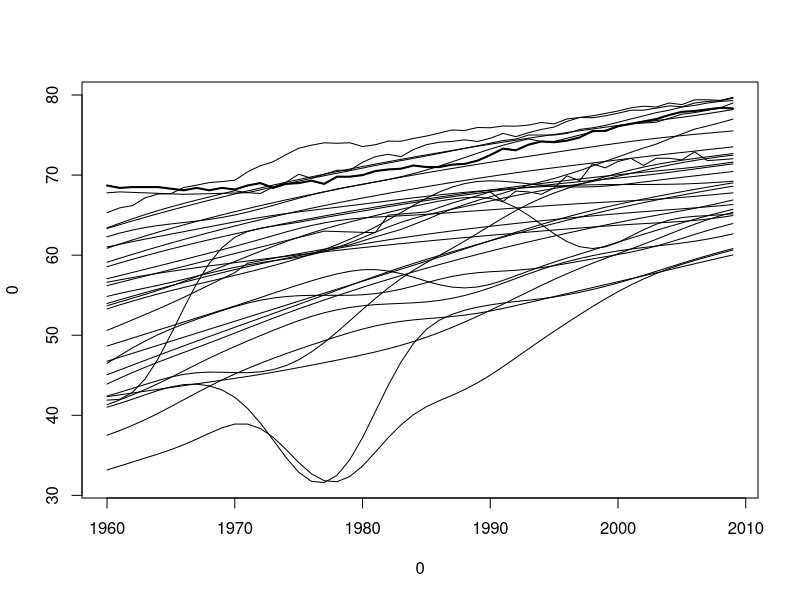
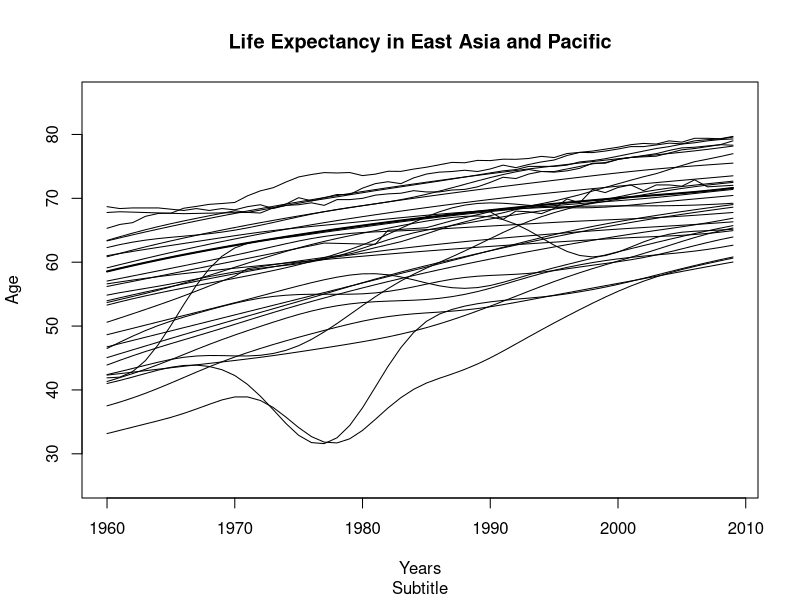
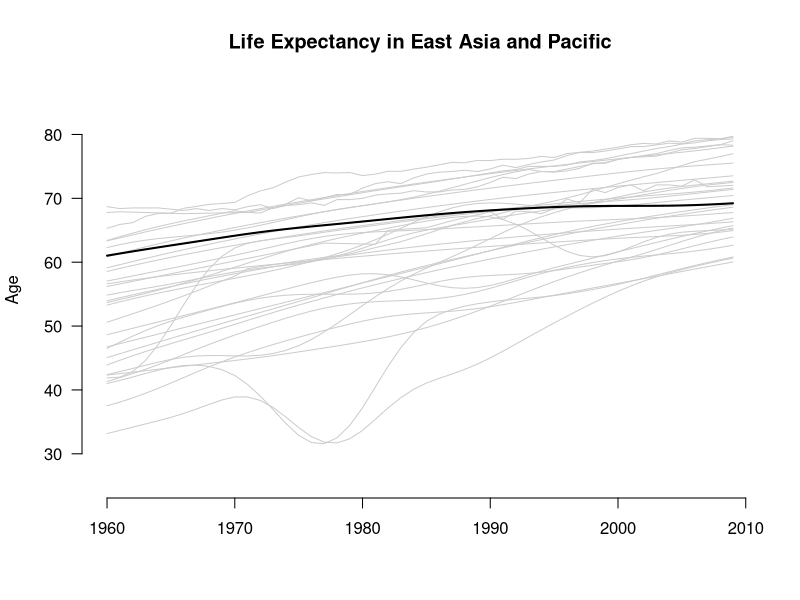
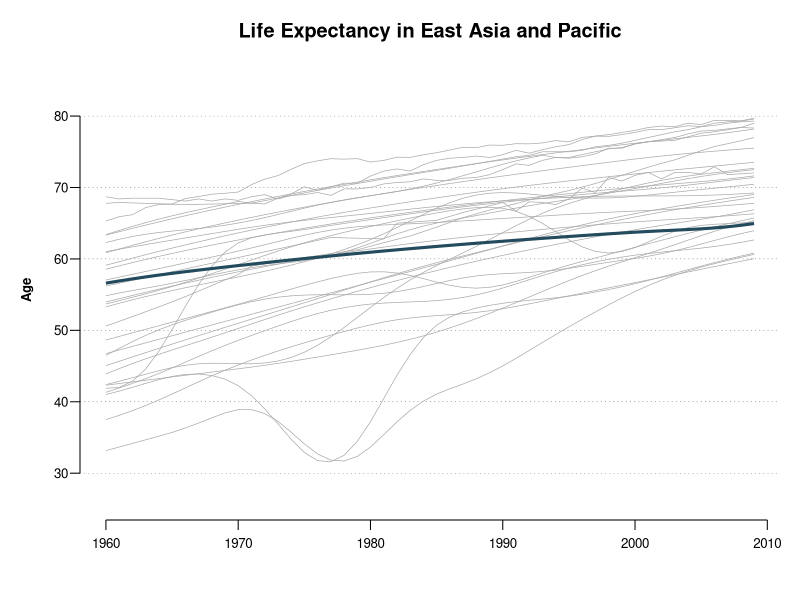
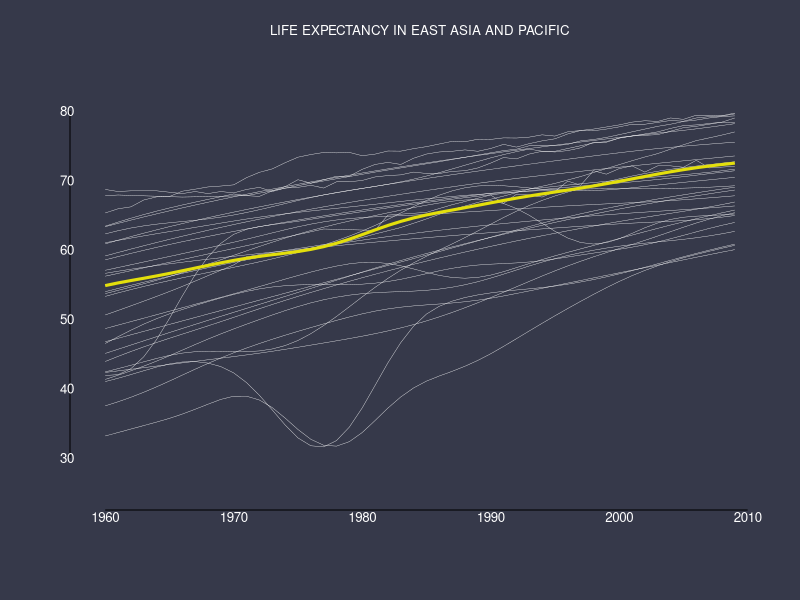
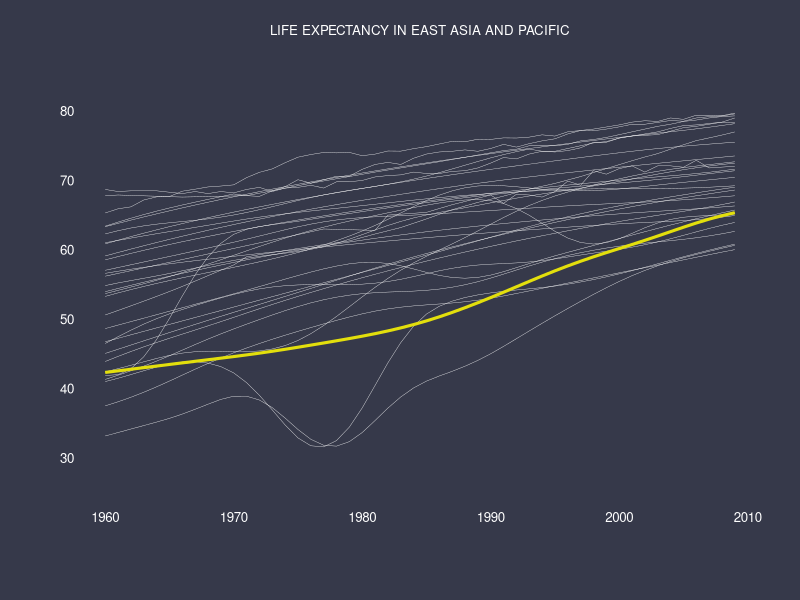
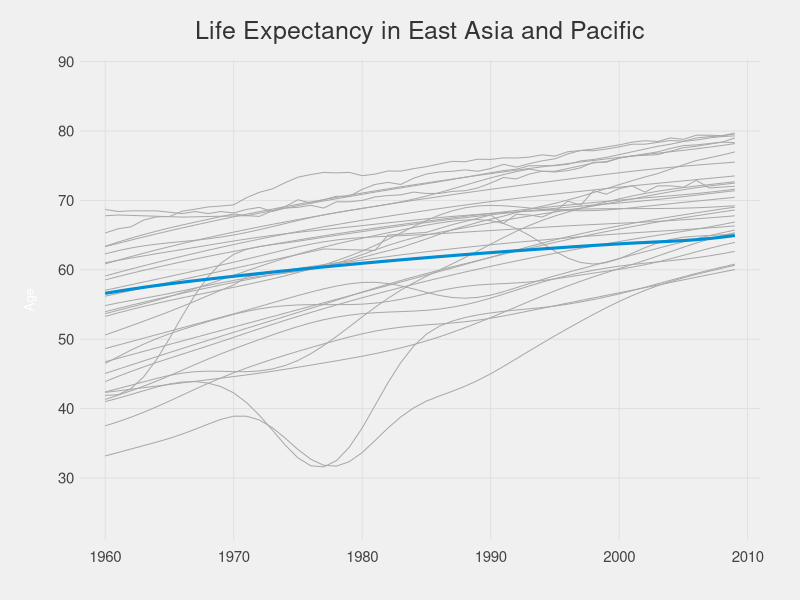
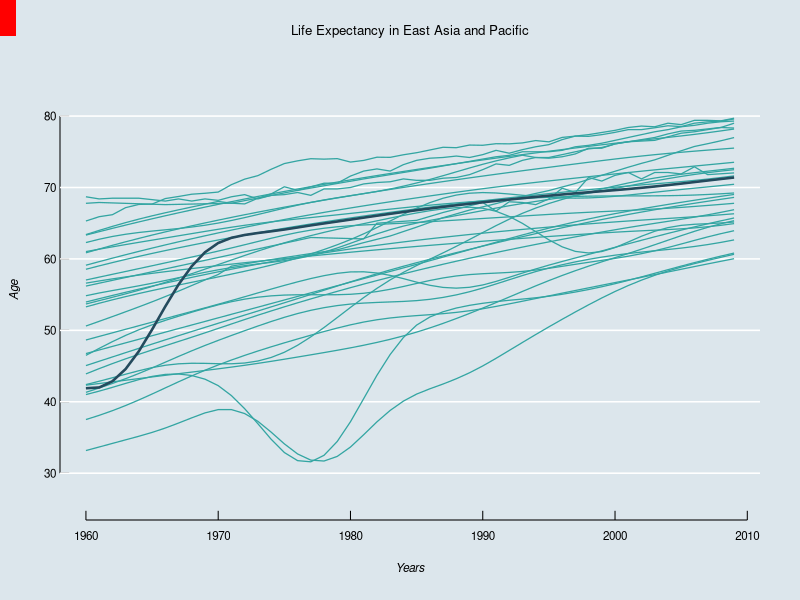

Write the R code that produced these figures, in order.
#
#
# Style charts with base R
#
#

startYear <- 1960; endYear <- 2009


#
# Load the data
#

life <- read.csv("data/life-expectancy-cleaned.csv", stringsAsFactors=FALSE)
countryRegions <- read.csv("data/country-regions.csv", stringsAsFactors=FALSE)
lifeComp <- na.omit(life)
lifeReg <- merge(lifeComp, countryRegions, by.x="Country.Code", by.y="CountryCode")

# Subset East Asia and Pacific, for sake of simplicity
eap <- subset(lifeReg, RegionName == "East Asia &amp; Pacific (all income levels)")
minVal <- min(eap[,-c(1,2,53,54)])
maxVal <- max(eap[,-c(1,2,53,54)])
eapYears <- eap[,-c(1,2,53,54)]


#
# Helper function to draw a line for each country
#
lifeLines <- function(series, col="black", hcol="black", lwd=1, hlwd=2, showPoints=FALSE) {
	for (i in 1:length(series[,1])) {
		lines(startYear:endYear, series[i,], col=col, lwd=lwd)
	}
	randomIndex <- sample(1:length(series[,1]), 1)
	lines(startYear:endYear, series[randomIndex,], col=hcol, lwd=hlwd)
	
	if (showPoints) {
		points(startYear:endYear, series[randomIndex,], col=hcol, pch=4)
	}
} 



#
# Default plot
#
plot(0, 0, xlim=c(startYear, endYear), ylim=c(minVal, maxVal), type="n")
lifeLines(eapYears)


#
# Default Plot Options
#

plot(0, xlim=c(startYear, endYear), ylim=c(minVal, maxVal), type="n", main="Life Expectancy in East Asia and Pacific", sub="Subtitle", xlab="Years", ylab="Age", asp=1/2)
lifeLines(eapYears)

#
# Simplified
#

par(las=1)
plot(0, xlim=c(startYear, endYear), ylim=c(minVal, maxVal), type="n", bty="n", main="Life Expectancy in East Asia and Pacific", xlab="", ylab="Age", asp=1/2)
lifeLines(eapYears, col="#cccccc")

#
# Newspaper
#

par(mar=c(4, 4, 3, 1), oma=c(0,0,0,0), xpd=FALSE, xaxs="r", yaxs="i", mgp=c(2.1,.6,0), las=1, lend=1)
plot(0, xlim=c(startYear, endYear), ylim=c(minVal, maxVal), type="n", bty="n", las=1, main="Life Expectancy in East Asia and Pacific", xlab="", ylab=expression(bold("Age")), family="Helvetica", cex.axis=0.8, cex.lab=0.8, asp=1/2)
grid(NA, NULL, col="black", lty="dotted", lwd=0.3)
lifeLines(eapYears, col="dark grey", lwd=0.7, hlwd=3, hcol="#244A5D")



#
# Feltron
#

par(bg="#36394A", mar=c(5, 4, 3, 2), oma=c(0,0,0,0), xpd=FALSE, xaxs="r", yaxs="i", mgp=c(2.8,0.3,0.5), col.lab="white", col.axis="white", col.main="white", font.main=1, cex.main=0.8, cex.axis=0.8, cex.lab=0.8, family="Helvetica", lend=1, tck=0)
plot(0, xlim=c(startYear, endYear), ylim=c(minVal, maxVal), type="n", bty="n", las=1, asp=1/2, main="LIFE EXPECTANCY IN EAST ASIA AND PACIFIC", xlab="", ylab="")
lifeLines(eapYears, col="white", lwd=0.35, hcol="#E3DF0C", hlwd=3)

# Axis change
par(bg="#36394A", mar=c(5, 4, 3, 2), oma=c(0,0,0,0), xpd=FALSE, xaxs="r", yaxs="i", mgp=c(2.8,0.3,0.5), col.lab="white", col.axis="white", col.main="white", font.main=1, cex.main=0.8, cex.axis=0.8, cex.lab=0.8, family="Helvetica", lend=1, tck=0, las=1)
plot(0, xlim=c(startYear, endYear), ylim=c(minVal, maxVal), type="n", bty="n", las=1, asp=1/2, main="LIFE EXPECTANCY IN EAST ASIA AND PACIFIC", xlab="", ylab="", xaxt="n", yaxt="n")
axis(1, tick=FALSE, col.axis="white")
axis(2, tick=FALSE, col.axis="white")
lifeLines(eapYears, col="white", lwd=0.35, hcol="#E3DF0C", hlwd=3)


#
# FiveThirtyEight
#

par(mar=c(3, 4, 3, 2), oma=c(0,0,0,0), bg="#F0F0F0", xpd=FALSE, xaxs="r", yaxs="i", mgp=c(2.1,.3,0), las=1, col.axis="#434343", col.main="#343434", tck=0, lend=1)
plot(0, xlim=c(startYear, endYear), ylim=c(minVal, maxVal), type="n", bty="n", las=1, main="Life Expectancy in East Asia and Pacific", xlab="", ylab="Age", family="Helvetica", cex.main=1.5, cex.axis=0.8, cex.lab=0.8, asp=1/2, xaxt="n", yaxt="n")
grid(NULL, NULL, col="#DEDEDE", lty="solid", lwd=0.9)
axis(1, tick=FALSE, cex.axis=0.9)
axis(2, tick=FALSE, cex.axis=0.9)
lifeLines(eapYears, col="dark grey", lwd=1, hlwd=3, hcol="#008ED4")


#
# The Economist
#

# Red corner rectangle
par(xpd=NA, oma=c(0,0,0,0), mar=c(0,0,0,0), bg="#DCE6EC", xpd=FALSE, xaxs="i", yaxs="i", lend=1)
plot(0, 0, type = "n", bty = "n", xaxt="n", yaxt="n", xlim=c(0,100), ylim=c(0,100))
rect(0,100,2,94, col="red", border=NA)

# Actual chart
par(mar=c(4, 3, 3, 2), oma=c(0,0,0,0), xpd=FALSE, xaxs="r", yaxs="i", mgp=c(1.8,.2,0), cex.axis=0.7, cex.lab=0.7, col.lab="black", col.axis="black", col.main="black", tck=0.02, yaxp=c(minVal, maxVal, 2), new=TRUE)
plot(0, xlim=c(startYear, endYear), ylim=c(minVal, maxVal), type="n", bty="n", las=1, main="Life Expectancy in East Asia and Pacific", xlab=expression(italic("Years")), ylab=expression(italic("Age")), family="Helvetica", asp=1/2)
grid(NA, NULL, col="white", lty="solid", lwd=1.5)
lifeLines(eapYears, lwd=1.25, hlwd=2.5, col="#33A5A2", hcol="#244A5D")


#
# Tukey
#

par(las=1, tck=0.02, mgp=c(2.8,0.3,0.5), cex.lab=0.85, cex.axis=0.8, cex.main=0.9)
plot(0, xlim=c(startYear, endYear), ylim=c(minVal, maxVal), type="n", bty="n", main="Life Expectancy in East Asia and Pacific", xlab="", ylab="Age", asp=1/2)
lifeLines(eapYears, col="#cccccc", hlwd=1.2, showPoints=TRUE)


#
# Bright on Dark
#

par(bg="black", las=1, tck=0, mgp=c(2.8,0.3,0), cex.lab=0.85, cex.axis=0.8, cex.main=0.9, col.axis="white", col.main="white", col.lab="white")
plot(0, xlim=c(startYear, endYear), ylim=c(minVal, maxVal), type="n", main="Life Expectancy in East Asia and Pacific", xlab="Year", ylab="Age", asp=1/2)
grid(NULL, NULL, lty="solid", col="white", lwd=0.5)
lifeLines(eapYears, col="#f30baa", lwd=1.2, hcol="green", hlwd=3)

